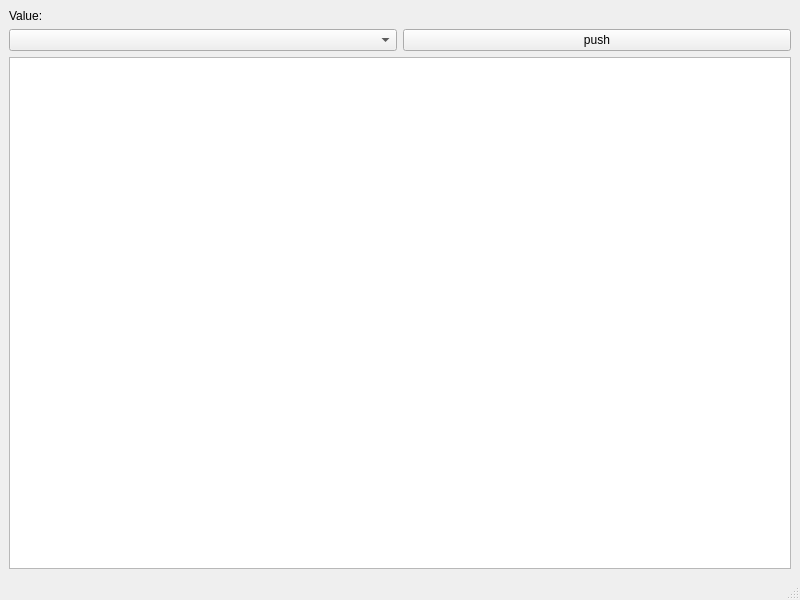
<?xml version="1.0" encoding="UTF-8"?>
<ui version="4.0">
 <class>MainWindow</class>
 <widget class="QMainWindow" name="MainWindow">
  <property name="geometry">
   <rect>
    <x>0</x>
    <y>0</y>
    <width>800</width>
    <height>600</height>
   </rect>
  </property>
  <property name="windowTitle">
   <string>MainWindow</string>
  </property>
  <widget class="QWidget" name="centralwidget">
   <layout class="QGridLayout" name="gridLayout">
    <item row="0" column="0">
     <widget class="QLabel" name="labelInfo">
      <property name="text">
       <string>Value:</string>
      </property>
     </widget>
    </item>
    <item row="1" column="0">
     <widget class="QComboBox" name="comboBoxCurrency"/>
    </item>
    <item row="1" column="1">
     <widget class="QPushButton" name="pushButtonAddSuffix">
      <property name="text">
       <string>push</string>
      </property>
     </widget>
    </item>
    <item row="2" column="0" colspan="2">
     <widget class="QTableView" name="tableView"/>
    </item>
    <item row="3" column="0">
     <layout class="QHBoxLayout" name="horizontalLayout"/>
    </item>
   </layout>
  </widget>
  <widget class="QMenuBar" name="menubar">
   <property name="geometry">
    <rect>
     <x>0</x>
     <y>0</y>
     <width>800</width>
     <height>23</height>
    </rect>
   </property>
  </widget>
  <widget class="QStatusBar" name="statusbar"/>
 </widget>
 <resources/>
 <connections/>
</ui>
